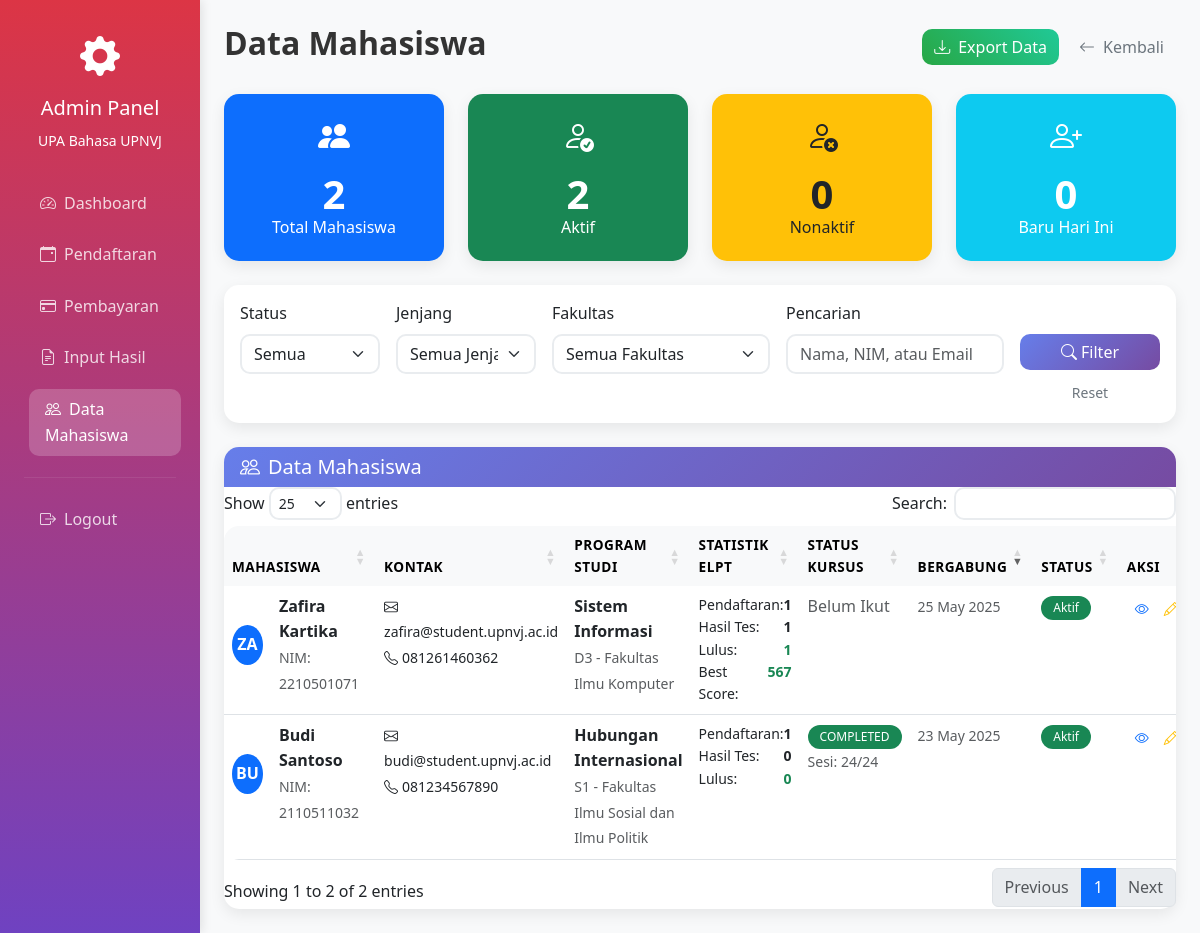
The app's page /admin/students.php (signed in) with its own data.
### tables this page shows
CREATE TABLE `users` (
  `id` int(11) NOT NULL,
  `name` varchar(255) NOT NULL,
  `email` varchar(255) NOT NULL,
  `password` varchar(255) NOT NULL,
  `nim` varchar(10) DEFAULT NULL,
  `role` enum('admin','student') NOT NULL DEFAULT 'student',
  `program` varchar(100) DEFAULT NULL,
  `faculty` varchar(100) DEFAULT NULL,
  `level` enum('D3','S1','S2','S3') DEFAULT NULL,
  `no_telpon` varchar(20) DEFAULT NULL,
  `is_active` tinyint(1) DEFAULT 1,
  `created_at` timestamp NOT NULL DEFAULT current_timestamp(),
  `updated_at` timestamp NOT NULL DEFAULT current_timestamp() ON UPDATE current_timestamp()
);

CREATE TABLE `courses` (
  `id` int(11) NOT NULL,
  `user_id` int(11) NOT NULL,
  `current_session` int(11) DEFAULT 1,
  `total_sessions` int(11) DEFAULT 24,
  `final_test_date` date DEFAULT NULL,
  `status` enum('active','completed','pending') DEFAULT 'pending',
  `created_at` timestamp NOT NULL DEFAULT current_timestamp(),
  `updated_at` timestamp NOT NULL DEFAULT current_timestamp() ON UPDATE current_timestamp()
);

### admin/students.php (the view, shortened to what the rows shown need)
<?php
require_once '../config/database.php';
$sql = "
    SELECT u.*,
           COUNT(DISTINCT er.id) as total_registrations,
           COUNT(DISTINCT res.id) as total_results,
           MAX(res.total_score) as best_score,
           COUNT(DISTINCT CASE WHEN res.is_passed = 1 THEN res.id END) as passed_tests,
           c.id as course_id, c.status as course_status, c.current_session, c.total_sessions, c.final_test_date
    FROM users u
    LEFT JOIN elpt_registrations er ON u.id = er.user_id
    LEFT JOIN elpt_results res ON u.id = res.user_id
    LEFT JOIN courses c ON u.id = c.user_id
    WHERE u.role = 'student'
";
$params = [];
$sql .= " GROUP BY u.id ORDER BY u.created_at DESC";
$stmt = $pdo->prepare($sql);
$stmt->execute($params);
$students = $stmt->fetchAll();
?>
<!DOCTYPE html>
<html lang="id">
<head>
    <link href="https://cdn.jsdelivr.net/npm/bootstrap@5.3.0/dist/css/bootstrap.min.css" rel="stylesheet">
    <link href="https://cdn.jsdelivr.net/npm/bootstrap-icons@1.10.0/font/bootstrap-icons.css" rel="stylesheet">
    <link href="https://cdn.datatables.net/1.11.5/css/dataTables.bootstrap5.min.css" rel="stylesheet">
    <link href="../assets/css/custom.css" rel="stylesheet">
    <link href="../assets/css/admin.css" rel="stylesheet">
</head>
<body class="bg-light">
    <div class="container-fluid">
        <div class="row">
            <div class="col-md-9 col-lg-10 p-4">
                <div class="d-flex justify-content-between align-items-center mb-4">
                    <h2 class="fw-bold">Data Mahasiswa</h2>
                </div>
                <div class="card">
                    <div class="card-body p-0">
                        <?php if (empty($students)): ?>
                            <div class="text-center py-5">
                                <i class="bi bi-people text-muted" style="font-size: 4rem;"></i>
                                <h5 class="text-muted mt-3">Tidak ada data mahasiswa</h5>
                                <p class="text-muted">Belum ada mahasiswa terdaftar atau tidak ada yang sesuai dengan filter</p>
                            </div>
                        <?php else: ?>
                            <div class="table-responsive">
                                <table class="table table-hover mb-0 data-table">
                                    <thead class="table-light">
                                        <tr>
                                            <th>Mahasiswa</th>
                                            <th>Kontak</th>
                                            <th>Program Studi</th>
                                            <th>Statistik ELPT</th>
                                            <th>Status Kursus</th>
                                            <th>Bergabung</th>
                                            <th>Status</th>
                                            <th>Aksi</th>
                                        </tr>
                                    </thead>
                                    <tbody>
                                        <?php foreach ($students as $student): ?>
                                            <tr>
                                                <td>
                                                    <div class="d-flex align-items-center">
                                                        <div class="student-avatar bg-primary me-3">
                                                            <?= strtoupper(substr($student['name'], 0, 2)) ?>
                                                        </div>
                                                        <div>
                                                            <strong><?= htmlspecialchars($student['name']) ?></strong><br>
                                                            <small class="text-muted">NIM: <?= htmlspecialchars($student['nim']) ?></small>
                                                        </div>
                                                    </div>
                                                </td>
                                                <td>
                                                    <small>
                                                        <i class="bi bi-envelope me-1"></i><?= htmlspecialchars($student['email']) ?><br>
                                                        <i class="bi bi-telephone me-1"></i><?= htmlspecialchars($student['no_telpon'] ?? 'N/A') ?>
                                                    </small>
                                                </td>
                                                <td>
                                                    <div>
                                                        <strong><?= htmlspecialchars($student['program']) ?></strong><br>
                                                        <small class="text-muted">
                                                            <?= htmlspecialchars($student['level']) ?> - <?= htmlspecialchars($student['faculty']) ?>
                                                        </small>
                                                    </div>
                                                </td>
                                                <td>
                                                    <div class="small">
                                                        <div class="d-flex justify-content-between">
                                                            <span>Pendaftaran:</span>
                                                            <strong><?= $student['total_registrations'] ?></strong>
                                                        </div>
                                                        <div class="d-flex justify-content-between">
                                                            <span>Hasil Tes:</span>
                                                            <strong><?= $student['total_results'] ?></strong>
                                                        </div>
                                                        <div class="d-flex justify-content-between">
                                                            <span>Lulus:</span>
                                                            <strong class="text-success"><?= $student['passed_tests'] ?></strong>
                                                        </div>
                                                        <?php if ($student['best_score']): ?>
                                                            <div class="d-flex justify-content-between">
                                                                <span>Best Score:</span>
                                                                <strong class="<?= $student['best_score'] >= 450 ? 'text-success' : 'text-warning' ?>">
                                                                    <?= $student['best_score'] ?>
                                                                </strong>
                                                            </div>
                                                        <?php endif; ?>
                                                    </div>
                                                </td>
                                                <td>
                                                    <?php if ($student['course_status']): ?>
                                                        <div>
                                                            <span class="badge <?=
                                                                $student['course_status'] === 'completed' ? 'bg-success' :
                                                                ($student['course_status'] === 'active' ? 'bg-primary' : 'bg-warning text-dark')
                                                            ?>">
                                                                <?= strtoupper($student['course_status']) ?>
                                                            </span>
                                                            <br>
                                                            <small class="text-muted">
                                                                Sesi: <?= $student['current_session'] ?>/<?= $student['total_sessions'] ?>
                                                            </small>
                                                        </div>
                                                    <?php else: ?>
                                                        <span class="text-muted">Belum Ikut</span>
                                                    <?php endif; ?>
                                                </td>
                                                <td>
                                                    <small class="text-muted">
                                                        <?= formatDate($student['created_at']) ?>
                                                    </small>
                                                </td>
                                                <td>
                                                    <span class="badge <?= $student['is_active'] ? 'bg-success' : 'bg-secondary' ?>">
                                                        <?= $student['is_active'] ? 'Aktif' : 'Nonaktif' ?>
                                                    </span>
                                                </td>
                                                <td>
                                                    <div class="btn-group btn-group-sm">
                                                        <button class="btn btn-outline-primary"
                                                                data-bs-toggle="modal"
                                                                data-bs-target="#studentModal"
                                                                data-student='<?= json_encode($student) ?>'>
                                                            <i class="bi bi-eye"></i>
                                                        </button>
                                                        <button class="btn btn-outline-warning"
                                                                data-bs-toggle="modal"
                                                                data-bs-target="#editStudentModal"
                                                                data-student='<?= json_encode($student) ?>'>
                                                            <i class="bi bi-pencil"></i>
                                                        </button>
                                                    </div>
                                                </td>
                                            </tr>
                                        <?php endforeach; ?>
                                    </tbody>
                                </table>
                            </div>
                        <?php endif; ?>
                    </div>
                </div>
            </div>
        </div>
    </div>
</body>
</html>

### records on screen
users: name "ZA", name "Zafira Kartika", nim "2210501071", email "zafira@student.upnvj.ac.id", no_telpon "081261460362", program "Sistem Informasi", level "D3", faculty "Fakultas Ilmu Komputer", total_registrations "1", total_results "1", passed_tests "1", best_score "567", shows "Belum Ikut", created_at "25 May 2025", is_active "Aktif"
courses: user.name "BU", user.name "Budi Santoso", user.nim "2110511032", user.email "budi@student.upnvj.ac.id", user.no_telpon "081234567890", user.program "Hubungan Internasional", user.level "S1", user.faculty "Fakultas Ilmu Sosial dan Ilmu Politik", total_registrations "1", total_results "0", passed_tests "0", status "COMPLETED", current_session "24", total_sessions "24", user.created_at "23 May 2025"

### other values on screen
$stats['total'] "2"
$stats['active'] "2"
$stats['inactive'] "0"
$stats['new_today'] "0"
